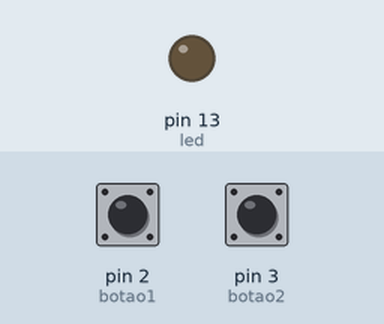
Recording of a sketch running on a simulated Arduino Uno, built with avr-gcc and run on an emulated ATmega328P. On the bench: output pins drawn as LEDs (lit = HIGH). The inputs (shaded band) are chosen by the test bench; at power-on: pin 2 (botao1) LOW, pin 3 (botao2) LOW.

Above: at 1.2 s.
1.3 s: pin 2 (botao1) pulled HIGH for 0.15 s
At 1.8 s:
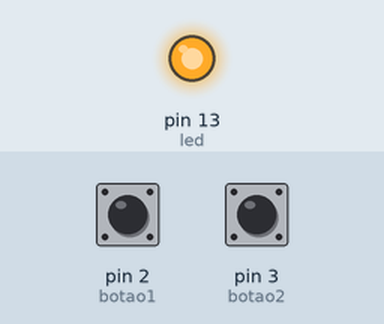
2.9 s: pin 3 (botao2) pulled HIGH for 0.15 s
At 4.1 s:
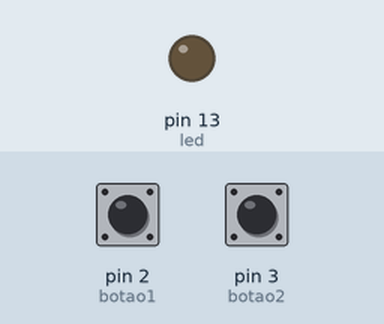
4.5 s: pin 2 (botao1) pulled HIGH for 1 s
At 5.4 s:
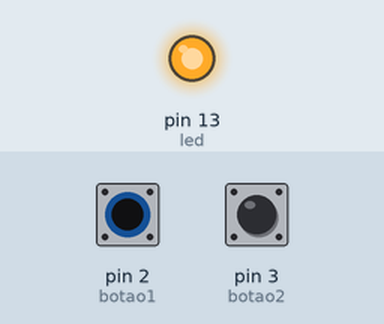
Timing chart, 0 to 7.5 s (numbered marks = the images above; inputs shaded):
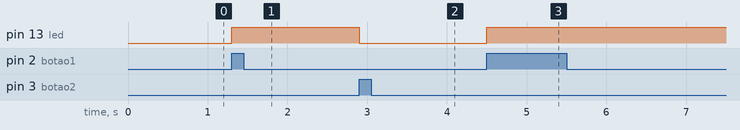

Measured:
- after the input at 1.3 s, pin 13 (led): LOW → HIGH at once
- after the input at 2.9 s, pin 13 (led): HIGH → LOW at once
- after the input at 4.5 s, pin 13 (led): LOW → HIGH at once

The sketch:

08_Arduino_Controle_por_chave_A.ino
```cpp
int botao1= 2;
int botao2 = 3;
int led = 13;
int estado1 = 0;
int estado2 = 0;

void setup()
{
  pinMode(led,OUTPUT);
  pinMode(botao1, INPUT);
  pinMode(botao2, INPUT);
}

void loop()
{
  estado1 = digitalRead(botao1);
  estado2 = digitalRead(botao2);

  if (estado1 == HIGH)
  {
    digitalWrite(led,HIGH);
  }
  if (estado2 == HIGH)
  {
  	digitalWrite(led, LOW);
  }
}
```
